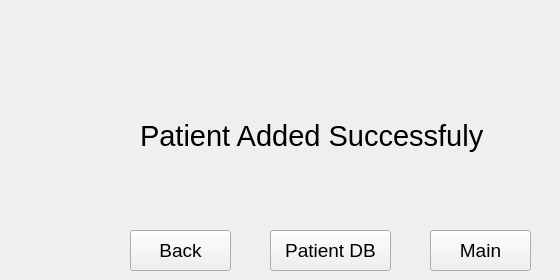
  <widget class="QWidget" name="NewPatientS3">
   <widget class="QLabel" name="Header3">
    <property name="geometry">
     <rect>
      <x>140</x>
      <y>110</y>
      <width>411</width>
      <height>51</height>
     </rect>
    </property>
    <property name="font">
     <font>
      <pointsize>22</pointsize>
     </font>
    </property>
    <property name="text">
     <string>Patient Added Successfuly</string>
    </property>
   </widget>
   <widget class="QPushButton" name="Back3">
    <property name="geometry">
     <rect>
      <x>130</x>
      <y>230</y>
      <width>101</width>
      <height>41</height>
     </rect>
    </property>
    <property name="font">
     <font>
      <pointsize>14</pointsize>
     </font>
    </property>
    <property name="text">
     <string>Back</string>
    </property>
   </widget>
   <widget class="QPushButton" name="PatientDB3">
    <property name="geometry">
     <rect>
      <x>270</x>
      <y>230</y>
      <width>121</width>
      <height>41</height>
     </rect>
    </property>
    <property name="font">
     <font>
      <pointsize>14</pointsize>
     </font>
    </property>
    <property name="text">
     <string>Patient DB</string>
    </property>
   </widget>
   <widget class="QPushButton" name="Main3">
    <property name="geometry">
     <rect>
      <x>430</x>
      <y>230</y>
      <width>101</width>
      <height>41</height>
     </rect>
    </property>
    <property name="font">
     <font>
      <pointsize>14</pointsize>
     </font>
    </property>
    <property name="text">
     <string>Main</string>
    </property>
   </widget>
  </widget>
